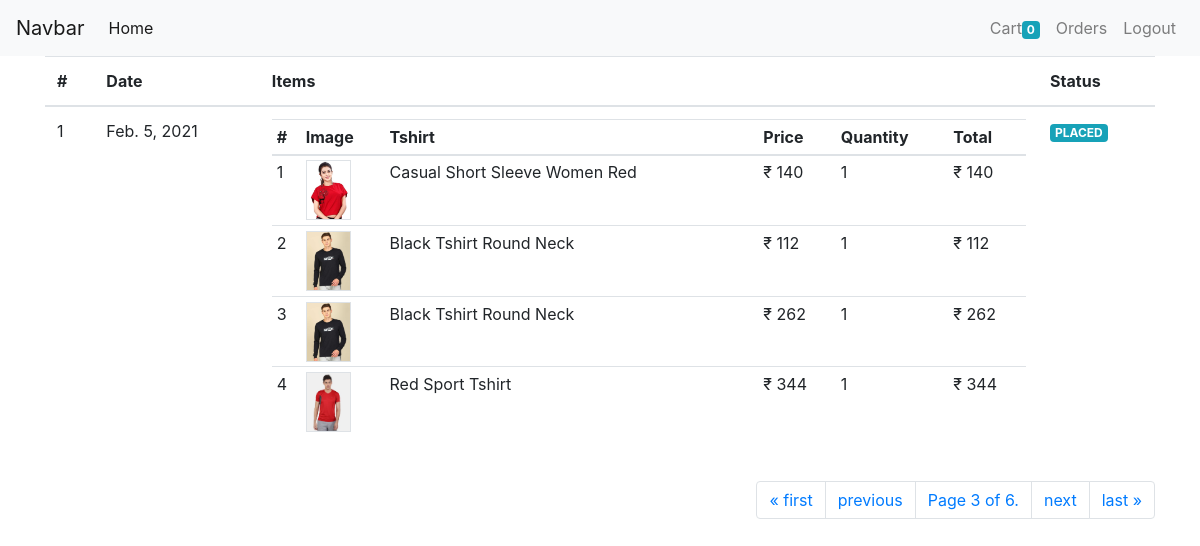
/orders/?page=3 (signed in), run on the app's committed database.
### store/models/order.py (models this page shows)
class Order(models.Model):
    orderStatus=(
        ('PENDING','Pending' ),
        ('PLACED','Placed'),
        ('CANCELED','Canceled'),
        ('COMPLETED','Completed'),
    )
    method=(
        ('ONLINE','Online'),
    )
    order_status=models.CharField(max_length=15,choices=orderStatus)
    payment_method=models.CharField(max_length=15,choices=method)
    shipping_address=models.CharField(max_length=100,null=False)
    phone=models.CharField(max_length=10,null=False)
    user=models.ForeignKey(User,on_delete=models.CASCADE)
    total=models.IntegerField(null=False)
    date=models.DateTimeField(null=False,auto_now_add=True)

class OrderItem(models.Model):
    order=models.ForeignKey(Order,on_delete=models.CASCADE)
    tshirt=models.ForeignKey(Tshirt,on_delete=models.CASCADE)
    size=models.ForeignKey(SizeVariant,on_delete=models.CASCADE)
    quantity=models.IntegerField(null=False)
    price=models.IntegerField(null=False)
    date=models.DateTimeField(null=False,auto_now_add=True)

### store/models/tshirt.py (models this page shows, shortened)
class Tshirt(models.Model):
    name=models.CharField(max_length=50,null=False)
    slug=models.CharField(max_length=200,null=False,unique=True,default="")
    description=models.CharField(max_length=500,null=True)
    discount=models.IntegerField(default=0)
    image= models.ImageField(upload_to='upload/images',null=False)
    occasion=models.ForeignKey(Occasion,on_delete=models.CASCADE)
    brand=models.ForeignKey(Brand,on_delete=models.CASCADE)
    sleeve=models.ForeignKey(Sleeve,on_delete=models.CASCADE)
    neck_type=models.ForeignKey(NeckType,on_delete=models.CASCADE)
    ideal_for=models.ForeignKey(IdealFor,on_delete=models.CASCADE)
    color=models.ForeignKey(Color,on_delete=models.CASCADE)

### store/views/orders.py (the view)
# urls.py: path('orders/',login_required(OrderListView.as_view(),login_url='/login/'),name='orders'),
class OrderListView(ListView):
   template_name='store/orders.html'
   model=Order
   paginate_by=1
   context_object_name='orders'
   def get_queryset(self):
      return Order.objects.filter(user=self.request.user).order_by('-date').exclude(order_status='PENDING')

### store/templatetags/orders_tags.py (called while the page is built)
@register.simple_tag
def get_order_status_class(status):
    if status == "COMPLETED":
        return "success"
    elif status == "PENDING":
        return "warning"
    else:
        return "info"

### store/templatetags/tshirt_tags.py (called while the page is built)
@register.filter
def rupee(number):
    return f'₹ {number}'

@register.simple_tag
def multiply(a,b):
    return a*b

### store/templates/store/orders.html
{% extends "./base.html" %}
{% load tshirt_tags %}
{% load orders_tags %}
{% block content%}
<div class="container">
    <table class="table">
        <thead>
            <tr>
                <th>#</th>
                <th>Date</th>
                <th>Items</th>
                <th>Status</th>
            </tr>
        </thead>
        <tbody>
            {% for order in orders %}
            <tr>
                <td> {{forloop.counter}}</td>
                <td>{{order.date|date}}</td>
                <td>
                    <table class="table table-sm">
                        <thead>
                            <tr>
                                <th>#</th>
                                <th>Image</th>
                                <th>Tshirt</th>
                                <th>Price</th>
                                <th>Quantity</th>
                                <th>Total</th>
                            </tr>
                        </thead>
                        <tbody>
                            {% for oi in order.orderitem_set.all %}
                               <tr>
                                   <td>{{forloop.counter}}</td>
                                   <td><img height="60px" class="border" src="{{oi.tshirt.image.url}}" alt=""></td>
                                   <td>{{oi.tshirt.name}}</td>
                                   <td>{{oi.price|rupee}}</td>
                                   <td>{{oi.quantity}}</td>
                                   <td>{% multiply oi.quantity oi.price as result%}{{result|rupee}}</td>
                               </tr>
                            {% endfor %}
                        </tbody>
                    </table>
                </td>
                    <td>
                        <span class="badge badge-{% get_order_status_class order.order_status %}" >{{order.order_status}}</span>
                    </td>
            </tr>
            {% endfor %}
        </tbody>
    </table>
    <nav aria-label="Page navigation " class="mt-2">
        <ul class="pagination justify-content-end">
          {% if page_obj.has_previous %}
                <li class="page-item"><a class="page-link" href="?1">&laquo; first</a></li>
                <li class="page-item"><a class="page-link" href="?page={{ page_obj.previous_page_number }}">previous</a></li>
          {% endif %}
          <li class="page-item">
              <a href="" class="page-link">Page {{ page_obj.number }} of {{ page_obj.paginator.num_pages }}.</a>
          </li>
          {% if page_obj.has_next %}
              <li class="page-item"><a class="page-link" href="?page={{page_obj.next_page_number }}">next</a></li>
              <li class="page-item"><a class="page-link" href="?page={{page_obj.paginator.num_pages }}">last &raquo;</a></li>
          {% endif %}
        </ul>
    </nav>
</div>
{% endblock %}

### data on the page
Order: date "Feb. 5, 2021", order_status "PLACED"
OrderItem: tshirt.image (picture), tshirt.name "Casual Short Sleeve Women Red", price "₹ 140", quantity "1", result "₹ 140"
OrderItem: tshirt.image (picture), tshirt.name "Black Tshirt Round Neck", price "₹ 112", quantity "1", result "₹ 112"
OrderItem: tshirt.image (picture), tshirt.name "Black Tshirt Round Neck", price "₹ 262", quantity "1", result "₹ 262"
OrderItem: tshirt.image (picture), tshirt.name "Red Sport Tshirt", price "₹ 344", quantity "1", result "₹ 344"

### other printed values
{{ request.session.cart|length }} "0"
{{ page_obj.number }} "3"
{{ page_obj.paginator.num_pages }} "6"
